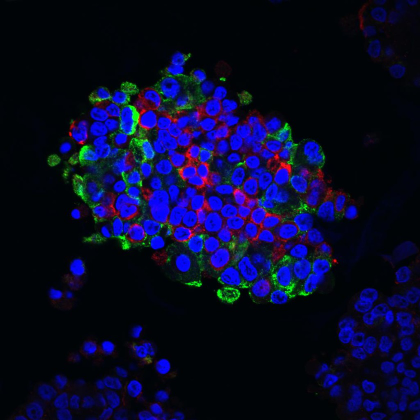
#> input picture islet.jpg, 420 x 420 px, shrunk from 1024 x 1024 before the run
$ python day1.py
#> lines starting #> are read from the running program, lines starting #| are printed output that depends on the picture
#!/usr/bin/python
import cv2
import matplotlib
import numpy as np
from matplotlib import pyplot as plt
from numpy import ndarray as ndarray
import copy


class Day1(object):
    __version__ = "0.0.1a"
    __author__ = "Lim Chang Siang"

    def __init__(self, arg1: str):
        self.img = self.get_image(arg1)

    @staticmethod
    def get_image(file: str):
#> called with file = 'islet.jpg'
        return cv2.imread(file, cv2.IMREAD_REDUCED_COLOR_2)
#> returned value is the input picture: shape (420, 420, 3); mean B, G, R 42.3, 10.4, 8.4

    def show_image(self, title: str):
        cv2.imshow(title, self.img)
        cv2.waitKey(0)

    def show_image(self, title: str, channel: int):
#> called with title = 'Off DAPI', channel = 0
        img = copy.deepcopy(self.img)
        img[:, :, channel] = 0
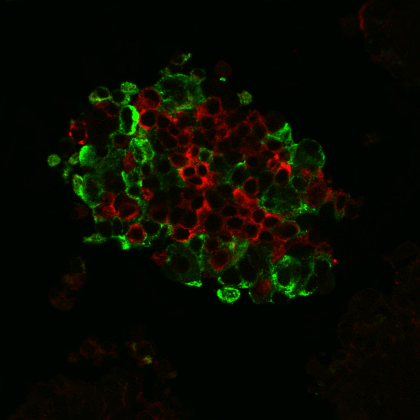
#> img: shape (420, 420, 3); mean B, G, R 0, 10.4, 8.4
        cv2.imshow(title, img)
        cv2.waitKey(0)

    def show_image_plt(self):
        plt.imshow(self.img, cmap='gray', interpolation='bicubic')
        plt.xticks([]), plt.yticks([])
        #plt.plot([200, 300, 400], [100, 200, 300], 'c', lineWidth=5)
        plt.show()

    @staticmethod
    def close_window():
        cv2.destroyAllWindows()

    def clone_region(self, source_x: int, source_y: int, dest_x: int, dest_y: int):
        img = self.img[source_x:source_y, source_x:source_y]
        self.img[dest_x:dest_y, dest_x:dest_y] = img
        img[dest_x:dest_y, dest_x:dest_y, 0] = 0


def main():
    day1 = Day1("islet.jpg")
    # second_var = Day1("conyGray.png")
    # day1.show_image_plt(day1)
    # day1.clone_region(256, 500, 0, 244)
    day1.show_image('Off DAPI', 0)
    day1.show_image('Off 488', 1)
#> call 2 of show_image, with title = 'Off 488', channel = 1
#> in show_image (call 2), `img[:, :, channel] = 0`:
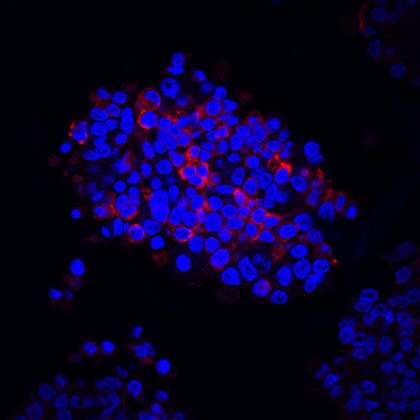
#> img: shape (420, 420, 3); mean B, G, R 42.3, 0, 8.4
    day1.show_image('Off 594', 2)
#> call 3 of show_image, with title = 'Off 594', channel = 2
#> in show_image (call 3), `img[:, :, channel] = 0`:
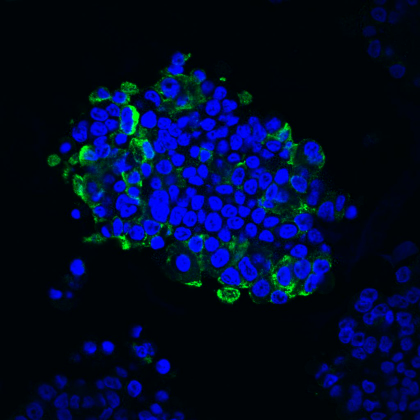
#> img: shape (420, 420, 3); mean B, G, R 42.3, 10.4, 0
#> (the run stopped early here; a loop or call above may not have finished)
